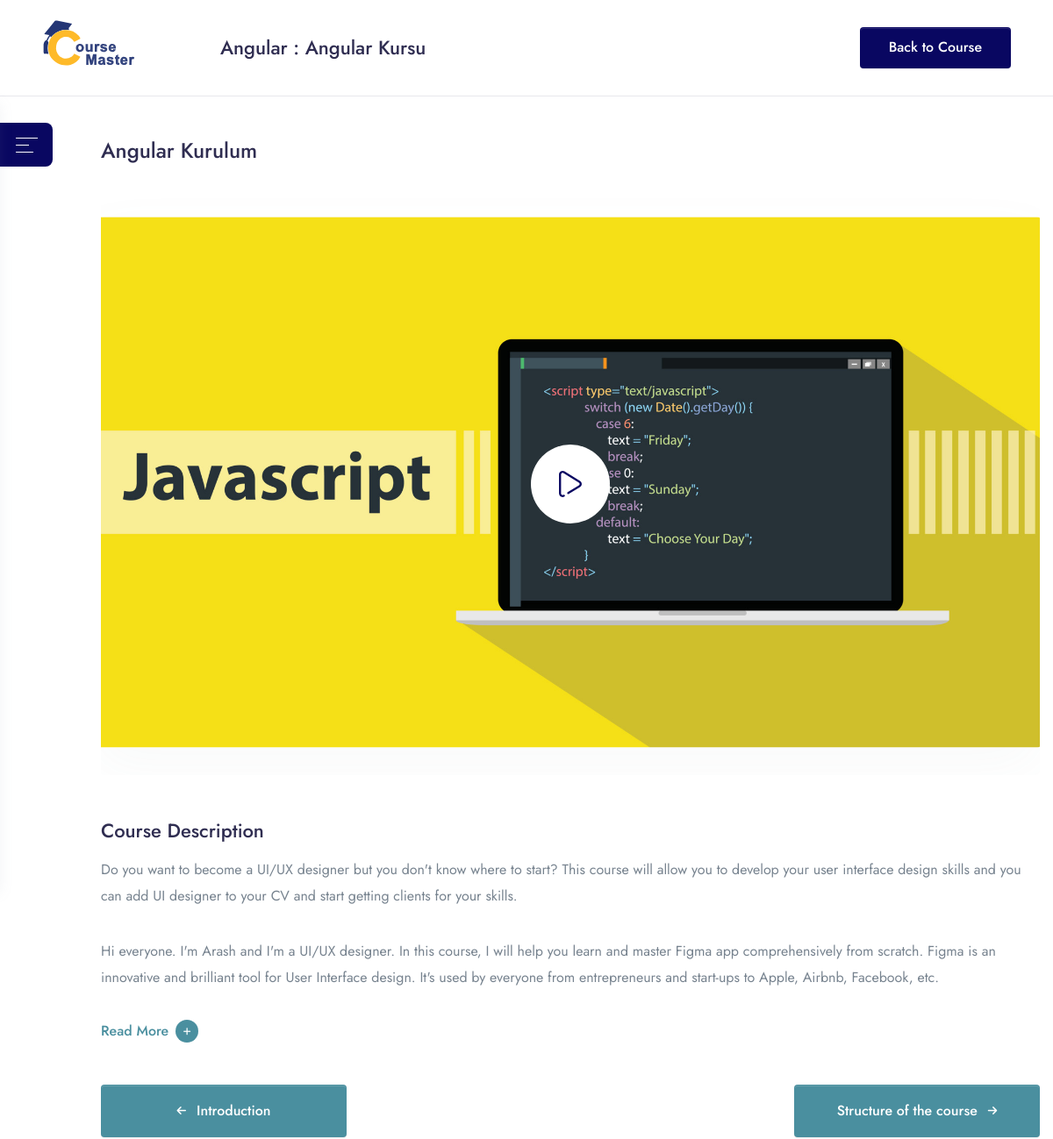
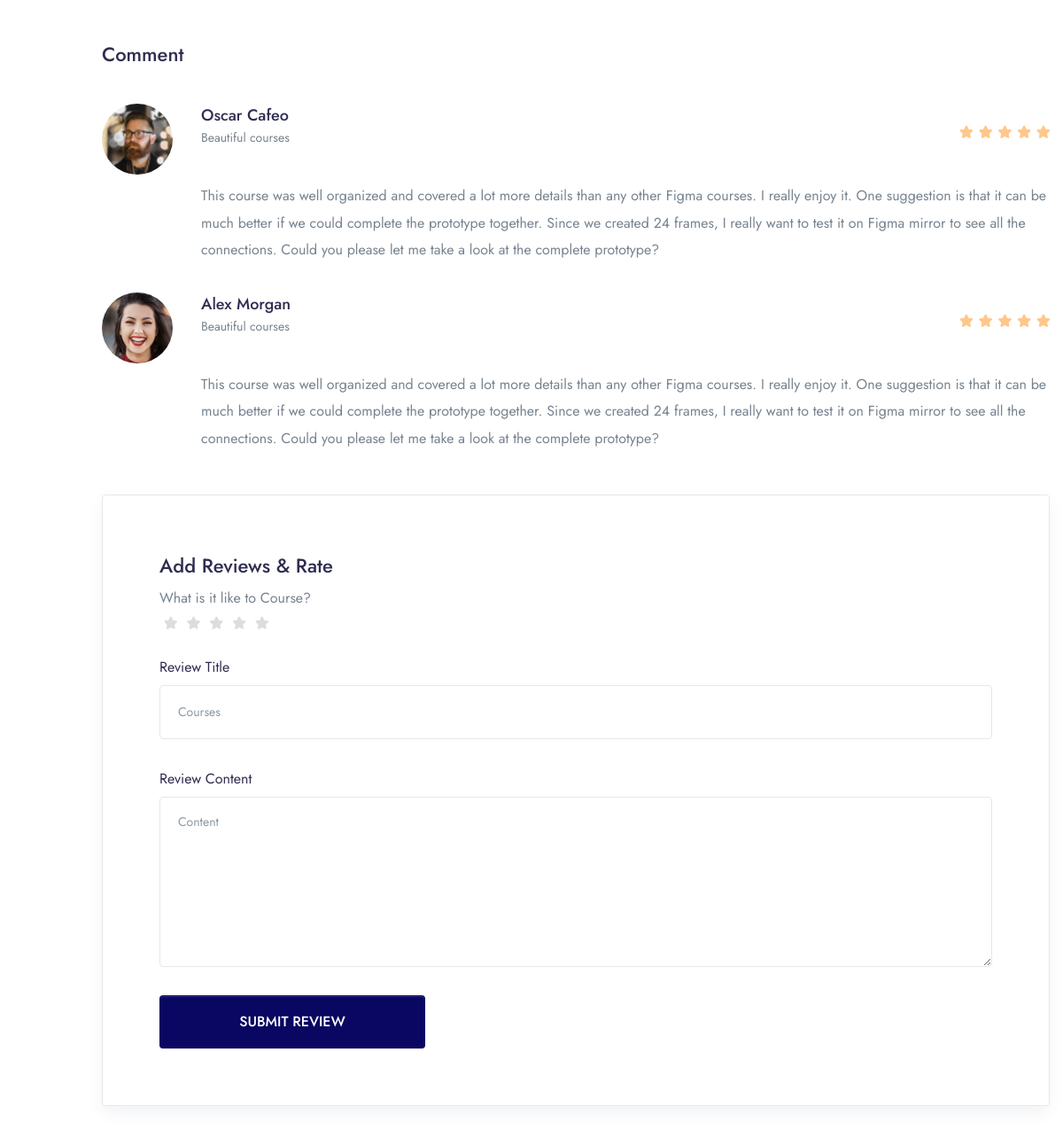
The app's page /course/watch-course/angular-kursu?lecture=1 with its own data (2 pictures, top to bottom).
### app/models.py (models this page shows, shortened)
class Course(models.Model):
    STATUS = (
        ('PUBLISH','PUBLISH'),
        ('DRAFT','DRAFT'),
    )
    featured_image = models.ImageField(upload_to="Media/featured_img",null=True)
    featured_video = models.CharField(max_length = 300, null=True)
    title = models.CharField(max_length=500)
    created_at = models.DateField(auto_now_add=True)
    author = models.ForeignKey(Author,on_delete=models.CASCADE,null=True)
    category =models.ForeignKey(Categories,on_delete=models.CASCADE)
    level=models.ForeignKey(Level,on_delete=models.CASCADE,null=True)
    description = models.TextField()
    price = models.IntegerField(null=True,default=0)
    discount = models.IntegerField(null=True)
    language=models.ForeignKey(Language,on_delete=models.CASCADE,null=True)
    Deadline=models.CharField(max_length=100,null=True)
    slug = models.SlugField(default='',max_length=500,null=True,blank=True)
    status=models.CharField(choices=STATUS,max_length=100,null=True)
    Certificate=models.CharField(null=True,max_length=100)

class Categories(models.Model):
    icon = models.CharField(max_length=200,null=True)
    name = models.CharField(max_length=200)

class Video(models.Model):
    serial_number = models.IntegerField(null=True)
    thumbnail = models.ImageField(upload_to="Media/Yt_Thumbnail", null=True)
    course = models.ForeignKey(Course,on_delete=models.CASCADE)
    lesson = models.ForeignKey(Lesson, on_delete=models.CASCADE)
    title = models.CharField(max_length=100)
    youtube_id = models.CharField(max_length=200)
    time_duration = models.IntegerField(null=True)
    preview = models.BooleanField(default=False)

### CourseMasterApp/views.py (the view)
# urls.py: path('course/watch-course/<slug:slug>',views.WATCH_COURSE, name='watch_course'),
def WATCH_COURSE(request, slug):
    course = get_object_or_404(Course, slug=slug)
    lecture_id = request.GET.get('lecture')
    if lecture_id is not None:
        video = get_object_or_404(Video, id=lecture_id)
    else:
        error_message = "Lecture ID is missing."
        default_video = Video.objects.first()
        return HttpResponseRedirect(reverse('watch_course', args=[slug]) + f'?lecture={default_video.id}')
    context = {
        'course': course,
        'video': video,
    }
    return render(request, 'course/watch-course.html', context)

### templates/course/watch-course.html (shortened to what this page needs)
{% load static %}
<!doctype html>
<html lang="en">
<head>
    <link rel="stylesheet" href="{% static 'assets/fonts/fontawesome/fontawesome.css' %}">
    <link rel="stylesheet" href="{% static 'assets/libs/%40fancyapps/fancybox/dist/jquery.fancybox.min.css' %}">
    <link rel="stylesheet" href="{% static 'assets/libs/aos/dist/aos.css' %}">
    <link rel="stylesheet" href="{% static 'assets/libs/choices.js/public/assets/styles/choices.min.css' %}">
    <link rel="stylesheet" href="{% static 'assets/libs/flickity-fade/flickity-fade.css' %}">
    <link rel="stylesheet" href="{% static 'assets/libs/flickity/dist/flickity.min.css' %}">
    <link rel="stylesheet" href="{% static 'assets/libs/highlightjs/styles/vs2015.css' %}">
    <link rel="stylesheet" href="{% static 'assets/libs/jarallax/dist/jarallax.css' %}">
    <link rel="stylesheet" href="{% static 'assets/libs/quill/dist/quill.core.css' %}" />
    <link rel="stylesheet" href="{% static 'assets/css/theme.min.css' %}">
</head>
<body class="bg-white">
    <header class="bg-white border-bottom py-3 header-fixed" >
        <div class="px-5 px-lg-8 w-100">
            <div class="d-md-flex align-items-center">
                <a class="navbar-brand mb-2 mb-md-0" href="index.html">
                    <img src="{% static 'assets/img/coursemaster-logo.svg' %}" class="navbar-brand-img" alt="...">
                </a>
                <div class="ms-md-6 ms-wd-12 ms-xl-10 me-auto mb-5 mb-md-0">
                    <h3 class="mb-0 line-clamp-2 ms-wd-3">{{course.category.name}} : {{course.title}}</h3>
                </div>
                <a href="course-single-v1.html" class="btn btn-sm btn-primary ms-md-6 px-6 mb-3 mb-md-0 flex-shrink-0">Back to Course</a>
            </div>
        </div>
    </header>
    <div class="mt-15 mt-md-11 pt-md-3">
        <div class="sidebar-collapse">
            <a class="text-white bg-primary rounded-right-lg p-4 w-60p h-50p" data-bs-toggle="collapse" href="#sidebarcollapseExample" role="button" aria-expanded="false" aria-controls="sidebarcollapseExample">
                <svg width="25" height="17" viewBox="0 0 25 17" xmlns="http://www.w3.org/2000/svg">
                    <rect width="25" height="1" fill="currentColor"/>
                    <rect y="8" width="15" height="1" fill="currentColor"/>
                    <rect y="16" width="20" height="1" fill="currentColor"/>
                </svg>
            </a>
        </div>
        <div class="container">
            <div class="row mb-11">
                <div class="col-lg-11 col-wd-12 ms-lg-auto pt-11 pt-lg-8">
                    <h2 class="font-size-xl mb-6">
                        {{video.title}}
                    </h2>
                    <a href="https://www.youtube.com/watch?v={{video.youtube_id}}" class="d-block sk-thumbnail rounded mb-8" data-fancybox>
                        <div class="h-90p w-90p rounded-circle bg-white size-30-all d-inline-flex align-items-center justify-content-center position-absolute center z-index-1">
                        </div>
                    </a>
                    <h3 class="">Course Description</h3>
                    <p class="mb-6 line-height-md">Do you want to become a UI/UX designer but you don't know where to start? This course will allow you to develop your user interface design skills and you can add UI designer to your CV and start getting clients for your skills.</p>
                    <p class="mb-6 line-height-md">Hi everyone. I'm Arash and I'm a UI/UX designer. In this course, I will help you learn and master Figma app comprehensively from scratch. Figma is an innovative and brilliant tool for User Interface design. It's used by everyone from entrepreneurs and start-ups to Apple, Airbnb, Facebook, etc.</p>
                    <a class="text-teal read-more h6 d-inline-block mb-8" data-bs-toggle="collapse" href="#readcollapseExample" role="button" aria-expanded="false" aria-controls="readcollapseExample">
                        <span class="d-inline-flex align-items-center more">
                            Read More
                            <span class="d-flex align-items-center justify-content-center bg-teal rounded-circle ms-2 p-2 w-26p">
                                <i class="fas fa-plus font-size-10 text-white"></i>
                            </span>
                        </span>
                    </a>
                    <div class="d-md-flex align-items-center justify-content-between mb-8">
                        <a href="#" class="btn btn-teal d-flex align-items-center text-white mb-5 mb-md-0 btn-block mw-md-280p justify-content-center">
                            <i class="fas fa-arrow-left font-size-xs"></i>
                            <span class="ms-3">Introduction</span>
                        </a>
                        <a href="#" class="btn btn-teal d-flex align-items-center text-white btn-block mw-md-280p justify-content-center mt-0">
                            <span class="me-3">Structure of the course</span>
                            <i class="fas fa-arrow-right font-size-xs"></i>
                        </a>
                    </div>
                    <h3 class="mb-6">Comment</h3>
                    <ul class="list-unstyled pt-2">
                        <li class="media d-flex">
                            <div class="avatar avatar-xxl me-3 me-md-6 flex-shrink-0">
                                <img src="{% static 'assets/img/avatars/avatar-1.jpg' %}" alt="..." class="avatar-img rounded-circle">
                            </div>
                            <div class="media-body flex-grow-1">
                                <div class="d-md-flex align-items-center mb-5">
                                    <div class="me-auto mb-4 mb-md-0">
                                        <h5 class="mb-0">Oscar Cafeo</h5>
                                        <p class="font-size-sm font-italic">Beautiful courses</p>
                                    </div>
                                    <div class="star-rating">
                                        <div class="rating" style="width:100%;"></div>
                                    </div>
                                </div>
                                <p class="mb-6 line-height-md">This course was well organized and covered a lot more details than any other Figma courses. I really enjoy it. One suggestion is that it can be much better if we could complete the prototype together. Since we created 24 frames, I really want to test it on Figma mirror to see all the connections. Could you please let me take a look at the complete prototype?</p>
                            </div>
                        </li>
                        <li class="media d-flex">
                            <div class="avatar avatar-xxl me-3 me-md-6 flex-shrink-0">
                                <img src="{% static 'assets/img/avatars/avatar-2.jpg' %}" alt="..." class="avatar-img rounded-circle">
                            </div>
                            <div class="media-body flex-grow-1">
                                <div class="d-md-flex align-items-center mb-5">
                                    <div class="me-auto mb-4 mb-md-0">
                                        <h5 class="mb-0">Alex Morgan</h5>
                                        <p class="font-size-sm font-italic">Beautiful courses</p>
                                    </div>
                                    <div class="star-rating">
                                        <div class="rating" style="width:100%;"></div>
                                    </div>
                                </div>
                                <p class="mb-6 line-height-md">This course was well organized and covered a lot more details than any other Figma courses. I really enjoy it. One suggestion is that it can be much better if we could complete the prototype together. Since we created 24 frames, I really want to test it on Figma mirror to see all the connections. Could you please let me take a look at the complete prototype?</p>
                            </div>
                        </li>
                    </ul>
                    <div class="border shadow rounded p-6 p-md-9">
                        <h3 class="mb-2">Add Reviews & Rate</h3>
                        <div class="">What is it like to Course?</div>
                        <form>
                            <div class="clearfix">
                                <fieldset class="slect-rating mb-3">
                                    <label class = "full" for="star5" title="Awesome - 5 stars"></label>
                                    <label class = "full" for="star4" title="Pretty good - 4 stars"></label>
                                    <label class = "full" for="star3" title="Meh - 3 stars"></label>
                                    <label class = "full" for="star2" title="Kinda bad - 2 stars"></label>
                                    <label class = "full" for="star1" title="Sucks big time - 1 star"></label>
                                </fieldset>
                            </div>
                            <div class="form-group mb-6">
                                <label for="exampleInputTitle1">Review Title</label>
                                <input type="text" class="form-control placeholder-1" id="exampleInputTitle1" placeholder="Courses">
                            </div>
                            <div class="form-group mb-6">
                                <label for="exampleFormControlTextarea1">Review Content</label>
                                <textarea class="form-control placeholder-1" id="exampleFormControlTextarea1" rows="6" placeholder="Content"></textarea>
                            </div>
                            <button type="submit" class="btn btn-primary btn-block mw-md-300p">SUBMIT REVIEW</button>
                        </form>
                    </div>
                </div>
            </div>
        </div>
    </div>
</body>
</html>

### records on screen
Course: category.name "Angular", title "Angular Kursu"
Video: title "Angular Kurulum"
